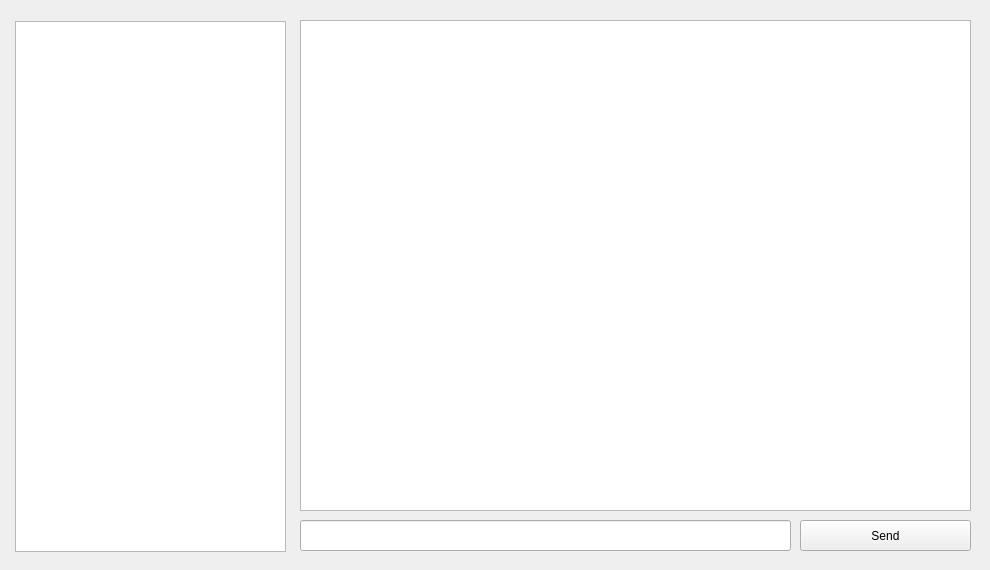
<?xml version="1.0" encoding="UTF-8"?>
<ui version="4.0">
 <class>Chat</class>
 <widget class="QWidget" name="Chat">
  <property name="geometry">
   <rect>
    <x>0</x>
    <y>0</y>
    <width>990</width>
    <height>570</height>
   </rect>
  </property>
  <property name="windowTitle">
   <string>Form</string>
  </property>
  <widget class="QPushButton" name="pushButton_Send">
   <property name="geometry">
    <rect>
     <x>800</x>
     <y>520</y>
     <width>171</width>
     <height>31</height>
    </rect>
   </property>
   <property name="text">
    <string>Send</string>
   </property>
  </widget>
  <widget class="QListWidget" name="listWidget_chatMembers">
   <property name="geometry">
    <rect>
     <x>15</x>
     <y>21</y>
     <width>271</width>
     <height>531</height>
    </rect>
   </property>
  </widget>
  <widget class="QTextBrowser" name="textBrowser_conversatie">
   <property name="geometry">
    <rect>
     <x>300</x>
     <y>20</y>
     <width>671</width>
     <height>491</height>
    </rect>
   </property>
  </widget>
  <widget class="QLineEdit" name="lineEdit_Input">
   <property name="geometry">
    <rect>
     <x>300</x>
     <y>520</y>
     <width>491</width>
     <height>31</height>
    </rect>
   </property>
  </widget>
 </widget>
 <resources/>
 <connections/>
</ui>
